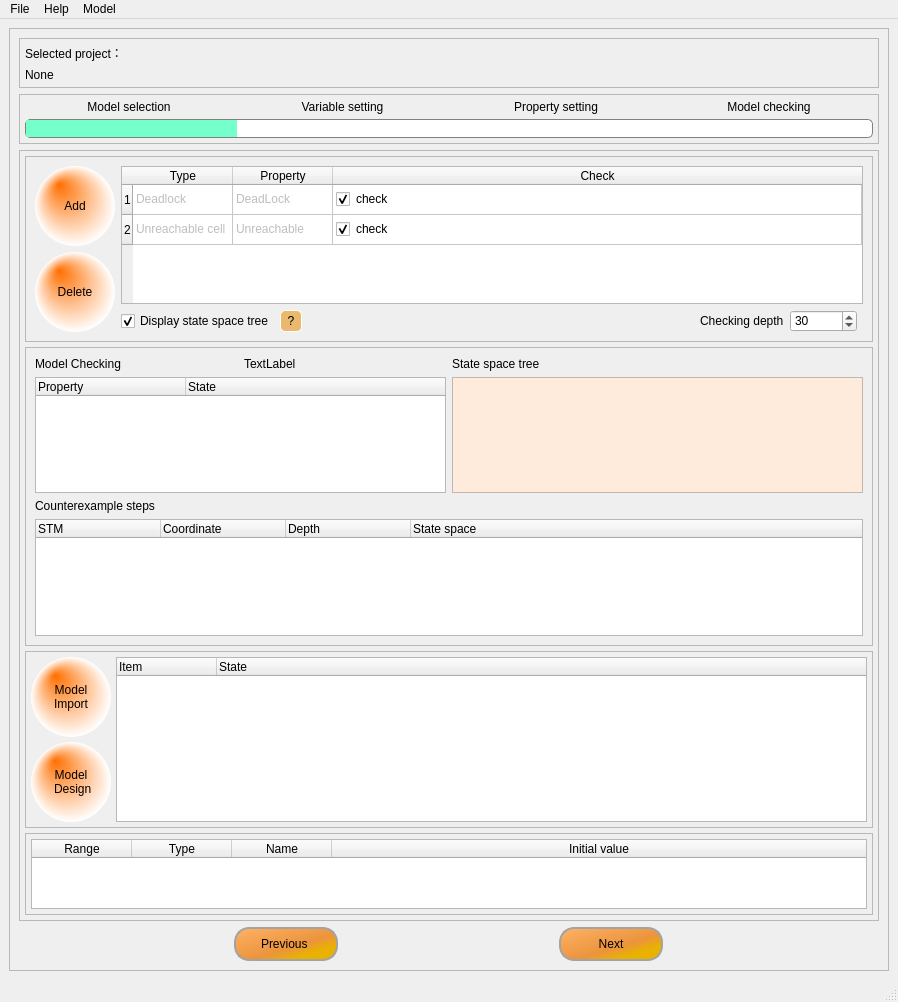
<?xml version="1.0" encoding="UTF-8"?>
<ui version="4.0">
 <class>MainWindow</class>
 <widget class="QMainWindow" name="MainWindow">
  <property name="enabled">
   <bool>true</bool>
  </property>
  <property name="geometry">
   <rect>
    <x>0</x>
    <y>0</y>
    <width>898</width>
    <height>1002</height>
   </rect>
  </property>
  <property name="sizePolicy">
   <sizepolicy hsizetype="Preferred" vsizetype="Preferred">
    <horstretch>0</horstretch>
    <verstretch>0</verstretch>
   </sizepolicy>
  </property>
  <property name="acceptDrops">
   <bool>false</bool>
  </property>
  <property name="windowTitle">
   <string>Zing</string>
  </property>
  <property name="styleSheet">
   <string notr="true"/>
  </property>
  <widget class="QWidget" name="centralwidget">
   <layout class="QHBoxLayout" name="horizontalLayout_5">
    <item>
     <widget class="QFrame" name="frame">
      <property name="frameShape">
       <enum>QFrame::StyledPanel</enum>
      </property>
      <property name="frameShadow">
       <enum>QFrame::Raised</enum>
      </property>
      <layout class="QVBoxLayout" name="verticalLayout">
       <item>
        <widget class="QFrame" name="frame_1">
         <property name="maximumSize">
          <size>
           <width>16777215</width>
           <height>55</height>
          </size>
         </property>
         <property name="styleSheet">
          <string notr="true"/>
         </property>
         <property name="frameShape">
          <enum>QFrame::StyledPanel</enum>
         </property>
         <property name="frameShadow">
          <enum>QFrame::Raised</enum>
         </property>
         <layout class="QVBoxLayout" name="verticalLayout_2">
          <property name="leftMargin">
           <number>5</number>
          </property>
          <property name="topMargin">
           <number>5</number>
          </property>
          <property name="rightMargin">
           <number>5</number>
          </property>
          <property name="bottomMargin">
           <number>5</number>
          </property>
          <item>
           <widget class="QLabel" name="label_6">
            <property name="text">
             <string>Selected project：</string>
            </property>
            <property name="scaledContents">
             <bool>true</bool>
            </property>
           </widget>
          </item>
          <item>
           <widget class="QLabel" name="label_7">
            <property name="text">
             <string>None</string>
            </property>
           </widget>
          </item>
         </layout>
        </widget>
       </item>
       <item>
        <widget class="QFrame" name="frame_2">
         <property name="maximumSize">
          <size>
           <width>16777215</width>
           <height>50</height>
          </size>
         </property>
         <property name="frameShape">
          <enum>QFrame::StyledPanel</enum>
         </property>
         <property name="frameShadow">
          <enum>QFrame::Raised</enum>
         </property>
         <layout class="QVBoxLayout" name="verticalLayout_3">
          <property name="spacing">
           <number>5</number>
          </property>
          <property name="leftMargin">
           <number>5</number>
          </property>
          <property name="topMargin">
           <number>5</number>
          </property>
          <property name="rightMargin">
           <number>5</number>
          </property>
          <property name="bottomMargin">
           <number>5</number>
          </property>
          <item>
           <layout class="QHBoxLayout" name="horizontalLayout">
            <item>
             <widget class="QLabel" name="label">
              <property name="mouseTracking">
               <bool>false</bool>
              </property>
              <property name="text">
               <string>Model selection</string>
              </property>
              <property name="textFormat">
               <enum>Qt::AutoText</enum>
              </property>
              <property name="scaledContents">
               <bool>false</bool>
              </property>
              <property name="alignment">
               <set>Qt::AlignCenter</set>
              </property>
             </widget>
            </item>
            <item>
             <widget class="QLabel" name="label_2">
              <property name="text">
               <string>Variable setting</string>
              </property>
              <property name="alignment">
               <set>Qt::AlignCenter</set>
              </property>
             </widget>
            </item>
            <item>
             <widget class="QLabel" name="label_3">
              <property name="text">
               <string>Property setting</string>
              </property>
              <property name="alignment">
               <set>Qt::AlignCenter</set>
              </property>
             </widget>
            </item>
            <item>
             <widget class="QLabel" name="label_5">
              <property name="text">
               <string>Model checking</string>
              </property>
              <property name="alignment">
               <set>Qt::AlignCenter</set>
              </property>
             </widget>
            </item>
           </layout>
          </item>
          <item>
           <widget class="QProgressBar" name="progressBar">
            <property name="styleSheet">
             <string notr="true">QProgressBar {
   border: 1px solid grey;
   border-radius: 5px;
   background-color: #FFFFFF;
}
QProgressBar::chunk {
   background-color: rgb(117, 255, 202);
}
</string>
            </property>
            <property name="value">
             <number>25</number>
            </property>
            <property name="textVisible">
             <bool>false</bool>
            </property>
           </widget>
          </item>
         </layout>
        </widget>
       </item>
       <item>
        <widget class="QFrame" name="frame_3">
         <property name="maximumSize">
          <size>
           <width>16777215</width>
           <height>800</height>
          </size>
         </property>
         <property name="styleSheet">
          <string notr="true">QPushButton{
min-width: 80px; max-width: 80px; max-height: 80px; min-height: 80px; border-radius: 40px;
border:0px solid #000;
background-color:qradialgradient(spread:pad, cx:0.5, cy:0.5, radius:0.5, fx:0.29602, fy:0.227, stop:0 rgba(255, 111, 0, 255), stop:1 rgba(255, 255, 255, 255))
}
QPushButton:hover{
	background-color:qradialgradient(spread:pad, cx:0.5, cy:0.5, radius:0.5, fx:0.5, fy:0.5, stop:0 rgba(223, 121, 0, 255), stop:1 rgba(255, 255, 255, 255))
}
</string>
         </property>
         <property name="frameShape">
          <enum>QFrame::StyledPanel</enum>
         </property>
         <property name="frameShadow">
          <enum>QFrame::Raised</enum>
         </property>
         <layout class="QVBoxLayout" name="verticalLayout_9">
          <property name="spacing">
           <number>5</number>
          </property>
          <property name="leftMargin">
           <number>5</number>
          </property>
          <property name="topMargin">
           <number>5</number>
          </property>
          <property name="rightMargin">
           <number>5</number>
          </property>
          <property name="bottomMargin">
           <number>5</number>
          </property>
          <item>
           <widget class="QFrame" name="frame_6">
            <property name="frameShape">
             <enum>QFrame::StyledPanel</enum>
            </property>
            <property name="frameShadow">
             <enum>QFrame::Raised</enum>
            </property>
            <layout class="QGridLayout" name="gridLayout_2">
             <item row="0" column="1" colspan="2">
              <widget class="QTableWidget" name="tableWidget_2">
               <property name="autoScroll">
                <bool>true</bool>
               </property>
               <property name="selectionMode">
                <enum>QAbstractItemView::SingleSelection</enum>
               </property>
               <property name="selectionBehavior">
                <enum>QAbstractItemView::SelectRows</enum>
               </property>
               <attribute name="horizontalHeaderVisible">
                <bool>true</bool>
               </attribute>
               <attribute name="horizontalHeaderCascadingSectionResizes">
                <bool>false</bool>
               </attribute>
               <attribute name="horizontalHeaderHighlightSections">
                <bool>true</bool>
               </attribute>
               <attribute name="horizontalHeaderStretchLastSection">
                <bool>true</bool>
               </attribute>
               <attribute name="verticalHeaderHighlightSections">
                <bool>true</bool>
               </attribute>
               <row>
                <property name="text">
                 <string>1</string>
                </property>
               </row>
               <row>
                <property name="text">
                 <string>2</string>
                </property>
               </row>
               <column>
                <property name="text">
                 <string>Type</string>
                </property>
               </column>
               <column>
                <property name="text">
                 <string>Property</string>
                </property>
               </column>
               <column>
                <property name="text">
                 <string>Check</string>
                </property>
               </column>
               <item row="0" column="0">
                <property name="text">
                 <string>Deadlock</string>
                </property>
                <property name="flags">
                 <set>ItemIsSelectable|ItemIsEditable|ItemIsDragEnabled|ItemIsDropEnabled|ItemIsUserCheckable</set>
                </property>
               </item>
               <item row="0" column="1">
                <property name="text">
                 <string>DeadLock</string>
                </property>
                <property name="flags">
                 <set>ItemIsSelectable|ItemIsEditable|ItemIsDragEnabled|ItemIsDropEnabled|ItemIsUserCheckable</set>
                </property>
               </item>
               <item row="0" column="2">
                <property name="text">
                 <string>check</string>
                </property>
                <property name="checkState">
                 <enum>Checked</enum>
                </property>
               </item>
               <item row="1" column="0">
                <property name="text">
                 <string>Unreachable cell</string>
                </property>
                <property name="flags">
                 <set>ItemIsSelectable|ItemIsEditable|ItemIsDragEnabled|ItemIsDropEnabled|ItemIsUserCheckable</set>
                </property>
               </item>
               <item row="1" column="1">
                <property name="text">
                 <string>Unreachable</string>
                </property>
                <property name="flags">
                 <set>ItemIsSelectable|ItemIsEditable|ItemIsDragEnabled|ItemIsDropEnabled|ItemIsUserCheckable</set>
                </property>
               </item>
               <item row="1" column="2">
                <property name="text">
                 <string>check</string>
                </property>
                <property name="checkState">
                 <enum>Checked</enum>
                </property>
               </item>
              </widget>
             </item>
             <item row="0" column="0" rowspan="2">
              <layout class="QVBoxLayout" name="verticalLayout_7">
               <item>
                <widget class="QPushButton" name="pushButton_add">
                 <property name="text">
                  <string>Add</string>
                 </property>
                </widget>
               </item>
               <item>
                <widget class="QPushButton" name="pushButton_delete">
                 <property name="text">
                  <string>Delete</string>
                 </property>
                </widget>
               </item>
              </layout>
             </item>
             <item row="1" column="1">
              <layout class="QHBoxLayout" name="horizontalLayout_3">
               <item>
                <widget class="QCheckBox" name="checkBox">
                 <property name="text">
                  <string>Display state space tree</string>
                 </property>
                 <property name="checked">
                  <bool>true</bool>
                 </property>
                </widget>
               </item>
               <item>
                <widget class="QToolButton" name="toolButton">
                 <property name="styleSheet">
                  <string notr="true">QToolButton{
max-width: 20px; max-height: 20px;
width:20px;
height:20px;
border-radius: 5px;
border:1px solid #FFF;
text-align:center;
background-color:rgb(233, 185, 110)
}
QToolButton:hover{
	background-color:qradialgradient(spread:pad, cx:0.5, cy:0.5, radius:0.75, fx:0.5, fy:0.5, stop:0 rgba(223, 121, 0, 255), stop:1 rgba(255, 255, 255, 255))
}</string>
                 </property>
                 <property name="text">
                  <string>?</string>
                 </property>
                </widget>
               </item>
               <item>
                <spacer name="horizontalSpacer">
                 <property name="orientation">
                  <enum>Qt::Horizontal</enum>
                 </property>
                 <property name="sizeHint" stdset="0">
                  <size>
                   <width>40</width>
                   <height>20</height>
                  </size>
                 </property>
                </spacer>
               </item>
               <item>
                <widget class="QLabel" name="label_12">
                 <property name="text">
                  <string>Checking depth</string>
                 </property>
                </widget>
               </item>
               <item>
                <widget class="QSpinBox" name="spinBox">
                 <property name="minimum">
                  <number>10</number>
                 </property>
                 <property name="maximum">
                  <number>100000000</number>
                 </property>
                 <property name="value">
                  <number>30</number>
                 </property>
                </widget>
               </item>
              </layout>
             </item>
            </layout>
           </widget>
          </item>
          <item>
           <widget class="QFrame" name="frame_7">
            <property name="frameShape">
             <enum>QFrame::StyledPanel</enum>
            </property>
            <property name="frameShadow">
             <enum>QFrame::Raised</enum>
            </property>
            <layout class="QGridLayout" name="gridLayout">
             <item row="0" column="0">
              <layout class="QHBoxLayout" name="horizontalLayout_6">
               <item>
                <widget class="QLabel" name="label_8">
                 <property name="text">
                  <string>Model Checking</string>
                 </property>
                </widget>
               </item>
               <item>
                <widget class="QLabel" name="label_10">
                 <property name="text">
                  <string>TextLabel</string>
                 </property>
                </widget>
               </item>
              </layout>
             </item>
             <item row="0" column="1">
              <layout class="QHBoxLayout" name="horizontalLayout_7">
               <item>
                <widget class="QLabel" name="label_9">
                 <property name="text">
                  <string>State space tree</string>
                 </property>
                </widget>
               </item>
              </layout>
             </item>
             <item row="1" column="0">
              <widget class="QTreeWidget" name="treeWidget_2">
               <attribute name="headerDefaultSectionSize">
                <number>150</number>
               </attribute>
               <attribute name="headerStretchLastSection">
                <bool>true</bool>
               </attribute>
               <column>
                <property name="text">
                 <string>Property</string>
                </property>
               </column>
               <column>
                <property name="text">
                 <string>State</string>
                </property>
               </column>
              </widget>
             </item>
             <item row="1" column="1">
              <widget class="QPlainTextEdit" name="plainTextEdit">
               <property name="styleSheet">
                <string notr="true">font: 75 9pt &quot;Ubuntu Mono&quot;;
font-weight:bold;
background-color:rgb(255, 235, 220);</string>
               </property>
               <property name="lineWrapMode">
                <enum>QPlainTextEdit::NoWrap</enum>
               </property>
               <property name="plainText">
                <string/>
               </property>
               <property name="overwriteMode">
                <bool>false</bool>
               </property>
              </widget>
             </item>
             <item row="2" column="0">
              <widget class="QLabel" name="label_4">
               <property name="text">
                <string>Counterexample steps</string>
               </property>
              </widget>
             </item>
             <item row="3" column="0" colspan="2">
              <widget class="QTreeWidget" name="treeWidget_3">
               <property name="horizontalScrollBarPolicy">
                <enum>Qt::ScrollBarAsNeeded</enum>
               </property>
               <property name="verticalScrollMode">
                <enum>QAbstractItemView::ScrollPerPixel</enum>
               </property>
               <property name="headerHidden">
                <bool>false</bool>
               </property>
               <attribute name="headerVisible">
                <bool>true</bool>
               </attribute>
               <attribute name="headerCascadingSectionResizes">
                <bool>true</bool>
               </attribute>
               <attribute name="headerMinimumSectionSize">
                <number>75</number>
               </attribute>
               <attribute name="headerDefaultSectionSize">
                <number>125</number>
               </attribute>
               <attribute name="headerStretchLastSection">
                <bool>true</bool>
               </attribute>
               <column>
                <property name="text">
                 <string>STM</string>
                </property>
               </column>
               <column>
                <property name="text">
                 <string>Coordinate</string>
                </property>
               </column>
               <column>
                <property name="text">
                 <string>Depth</string>
                </property>
               </column>
               <column>
                <property name="text">
                 <string>State space</string>
                </property>
               </column>
              </widget>
             </item>
            </layout>
           </widget>
          </item>
          <item>
           <widget class="QFrame" name="frame_4">
            <property name="frameShape">
             <enum>QFrame::StyledPanel</enum>
            </property>
            <property name="frameShadow">
             <enum>QFrame::Raised</enum>
            </property>
            <layout class="QHBoxLayout" name="horizontalLayout_2">
             <property name="spacing">
              <number>5</number>
             </property>
             <property name="leftMargin">
              <number>5</number>
             </property>
             <property name="topMargin">
              <number>5</number>
             </property>
             <property name="rightMargin">
              <number>5</number>
             </property>
             <property name="bottomMargin">
              <number>5</number>
             </property>
             <item>
              <layout class="QVBoxLayout" name="verticalLayout_4">
               <item>
                <widget class="QPushButton" name="pushButton_open">
                 <property name="styleSheet">
                  <string notr="true"/>
                 </property>
                 <property name="text">
                  <string>Model
Import</string>
                 </property>
                </widget>
               </item>
               <item>
                <widget class="QPushButton" name="pushButton_design">
                 <property name="text">
                  <string>Model 
 Design</string>
                 </property>
                </widget>
               </item>
              </layout>
             </item>
             <item>
              <widget class="QTreeWidget" name="treeWidget">
               <property name="enabled">
                <bool>true</bool>
               </property>
               <property name="editTriggers">
                <set>QAbstractItemView::DoubleClicked|QAbstractItemView::EditKeyPressed</set>
               </property>
               <property name="dragEnabled">
                <bool>false</bool>
               </property>
               <property name="alternatingRowColors">
                <bool>false</bool>
               </property>
               <property name="selectionMode">
                <enum>QAbstractItemView::SingleSelection</enum>
               </property>
               <property name="selectionBehavior">
                <enum>QAbstractItemView::SelectItems</enum>
               </property>
               <property name="uniformRowHeights">
                <bool>false</bool>
               </property>
               <property name="itemsExpandable">
                <bool>true</bool>
               </property>
               <property name="sortingEnabled">
                <bool>false</bool>
               </property>
               <property name="animated">
                <bool>false</bool>
               </property>
               <attribute name="headerVisible">
                <bool>true</bool>
               </attribute>
               <attribute name="headerCascadingSectionResizes">
                <bool>false</bool>
               </attribute>
               <column>
                <property name="text">
                 <string>Item</string>
                </property>
               </column>
               <column>
                <property name="text">
                 <string>State</string>
                </property>
               </column>
              </widget>
             </item>
            </layout>
           </widget>
          </item>
          <item>
           <widget class="QFrame" name="frame_5">
            <property name="frameShape">
             <enum>QFrame::StyledPanel</enum>
            </property>
            <property name="frameShadow">
             <enum>QFrame::Raised</enum>
            </property>
            <layout class="QVBoxLayout" name="verticalLayout_5">
             <property name="spacing">
              <number>5</number>
             </property>
             <property name="sizeConstraint">
              <enum>QLayout::SetNoConstraint</enum>
             </property>
             <property name="leftMargin">
              <number>5</number>
             </property>
             <property name="topMargin">
              <number>5</number>
             </property>
             <property name="rightMargin">
              <number>5</number>
             </property>
             <property name="bottomMargin">
              <number>5</number>
             </property>
             <item>
              <widget class="QTableWidget" name="tableWidget">
               <property name="autoScrollMargin">
                <number>16</number>
               </property>
               <property name="selectionBehavior">
                <enum>QAbstractItemView::SelectRows</enum>
               </property>
               <attribute name="horizontalHeaderCascadingSectionResizes">
                <bool>false</bool>
               </attribute>
               <attribute name="horizontalHeaderShowSortIndicator" stdset="0">
                <bool>false</bool>
               </attribute>
               <attribute name="horizontalHeaderStretchLastSection">
                <bool>true</bool>
               </attribute>
               <attribute name="verticalHeaderCascadingSectionResizes">
                <bool>false</bool>
               </attribute>
               <attribute name="verticalHeaderShowSortIndicator" stdset="0">
                <bool>false</bool>
               </attribute>
               <attribute name="verticalHeaderStretchLastSection">
                <bool>false</bool>
               </attribute>
               <column>
                <property name="text">
                 <string>Range</string>
                </property>
               </column>
               <column>
                <property name="text">
                 <string>Type</string>
                </property>
               </column>
               <column>
                <property name="text">
                 <string>Name</string>
                </property>
               </column>
               <column>
                <property name="text">
                 <string>Initial value</string>
                </property>
               </column>
              </widget>
             </item>
            </layout>
           </widget>
          </item>
         </layout>
        </widget>
       </item>
       <item>
        <layout class="QHBoxLayout" name="horizontalLayout_4">
         <item>
          <widget class="QPushButton" name="pushButton_previous">
           <property name="styleSheet">
            <string notr="true">QPushButton{
min-width: 100px; max-width: 100px; max-height: 30px; min-height: 30px; border-radius: 15px;
border:2px solid rgb(163, 163, 163);
background-color:qlineargradient(spread:pad, x1:0, y1:0, x2:0.766169, y2:0.784, stop:0 rgba(255, 178, 102, 255), stop:0.746269 rgba(235, 148, 61, 255), stop:1 rgba(233, 178, 0, 255))

}
QPushButton:hover{
border:2px solid #fff
}
</string>
           </property>
           <property name="text">
            <string>Previous </string>
           </property>
          </widget>
         </item>
         <item>
          <widget class="QPushButton" name="pushButton_next">
           <property name="styleSheet">
            <string notr="true">QPushButton{
min-width: 100px; max-width: 100px; max-height: 30px; min-height: 30px; border-radius: 15px;
border:2px solid rgb(163, 163, 163);
background-color:qlineargradient(spread:pad, x1:0, y1:0, x2:0.766169, y2:0.784, stop:0 rgba(255, 178, 102, 255), stop:0.746269 rgba(235, 148, 61, 255), stop:1 rgba(233, 178, 0, 255))

}
QPushButton:hover{
border:2px solid #fff;
}
</string>
           </property>
           <property name="text">
            <string>Next</string>
           </property>
          </widget>
         </item>
        </layout>
       </item>
      </layout>
     </widget>
    </item>
   </layout>
  </widget>
  <widget class="QMenuBar" name="menubar">
   <property name="geometry">
    <rect>
     <x>0</x>
     <y>0</y>
     <width>898</width>
     <height>26</height>
    </rect>
   </property>
   <widget class="QMenu" name="menu_file">
    <property name="title">
     <string>File</string>
    </property>
    <addaction name="actionopen"/>
    <addaction name="actiondesign"/>
    <addaction name="actionclose"/>
   </widget>
   <widget class="QMenu" name="menu_model">
    <property name="title">
     <string>Model</string>
    </property>
    <addaction name="actionPowerlink"/>
    <addaction name="actionModbus"/>
    <addaction name="actionTcp_ip"/>
   </widget>
   <widget class="QMenu" name="menu_help">
    <property name="title">
     <string>Help</string>
    </property>
    <addaction name="actionhelp"/>
    <addaction name="actionabout"/>
   </widget>
   <addaction name="menu_file"/>
   <addaction name="menu_help"/>
   <addaction name="menu_model"/>
  </widget>
  <widget class="QStatusBar" name="statusbar"/>
  <action name="actionabout">
   <property name="text">
    <string>Version information</string>
   </property>
  </action>
  <action name="actionclose">
   <property name="text">
    <string>Exit</string>
   </property>
  </action>
  <action name="actionopen">
   <property name="text">
    <string>Model import </string>
   </property>
  </action>
  <action name="actiondesign">
   <property name="text">
    <string>Model design</string>
   </property>
  </action>
  <action name="actionPowerlink">
   <property name="text">
    <string>Powerlink</string>
   </property>
  </action>
  <action name="actionModbus">
   <property name="text">
    <string>Modbus</string>
   </property>
  </action>
  <action name="actionhelp">
   <property name="text">
    <string>Instructions</string>
   </property>
  </action>
  <action name="actionTcp_ip">
   <property name="text">
    <string>Tcp/ip</string>
   </property>
  </action>
 </widget>
 <resources/>
 <connections/>
</ui>
